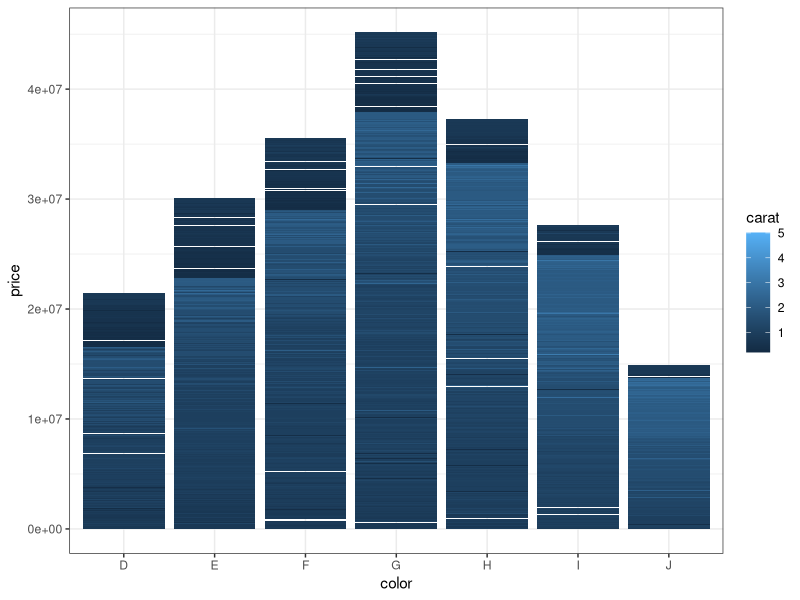
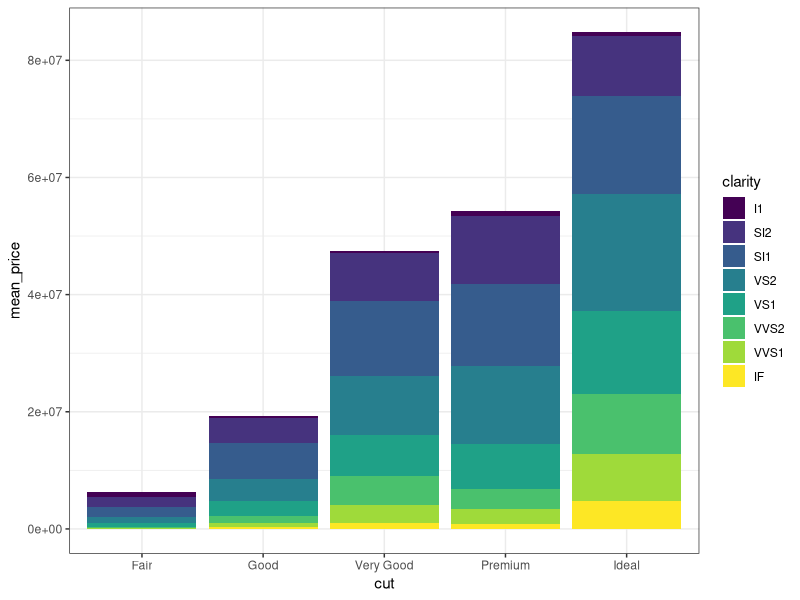

The R source for these figures, in order:
## ---- chunk 1
library(tidyverse) 
library(ggplot2)
## ---- chunk 2
diamonds <- diamonds %>% rename(
    depth_pct = depth,
    length_mm = x,
    width_mm = y,
    depth_mm = z,
    table_pct = table
  )
## ---- chunk 3

miamonds <- diamonds %>% 
  mutate(mean_price = mean(price), mean_carat = mean(carat))

making_col_plot = function(df, i, j, k) {
df %>% 
  ggplot(aes(x = {{i}}, y = {{j}}, fill = {{k}}))+
  geom_col()+
  theme_bw()
}

making_col_plot(miamonds, color, price, carat)
making_col_plot(miamonds, cut, mean_price, clarity)


## ---- chunk 4

diamonds <- diamonds %>%
  mutate(table_mm = table_pct * width_mm / 100)

# Overall table_mm arithmetic mean?






# table_mm arithmetic mean within each clarity category






## ---- chunk 5
# calculate the arithmetic mean across all numeric variables




## ---- chunk 6
# Write gmean() command



## ---- chunk 7

test_data <- list(
  test1 = c(2.1, 3.8, 4.2),
  test2 = c(1, 10, 100, 1000),
  test3 = c(0, 1, 4),
  test4 = c(0.38,  0.94, -1.56),
  test5 = c(TRUE, TRUE),
  test6 = c("6", "7", "8")
)


# Create for loop to test gmean() on the above examples


## ---- chunk 8
# Copy gmean() from Ex 3 and edit it to check the input





# Copy your code from Ex 4 to test your new command





## ---- chunk 9
# replicate the for loop from Ex 4 using the map (or a similar) function

## ---- chunk 10
# Overall table_mm arithmetic mean, median, and geometric mean?






# Arithmetic mean, median, and geometric mean of table_mm within each clarity category






## ---- chunk 11
# Create gmean2() that computes the geometric mean 
#   that uses the original definition






## ---- chunk 12
# Create a function that computes the harmonic mean







